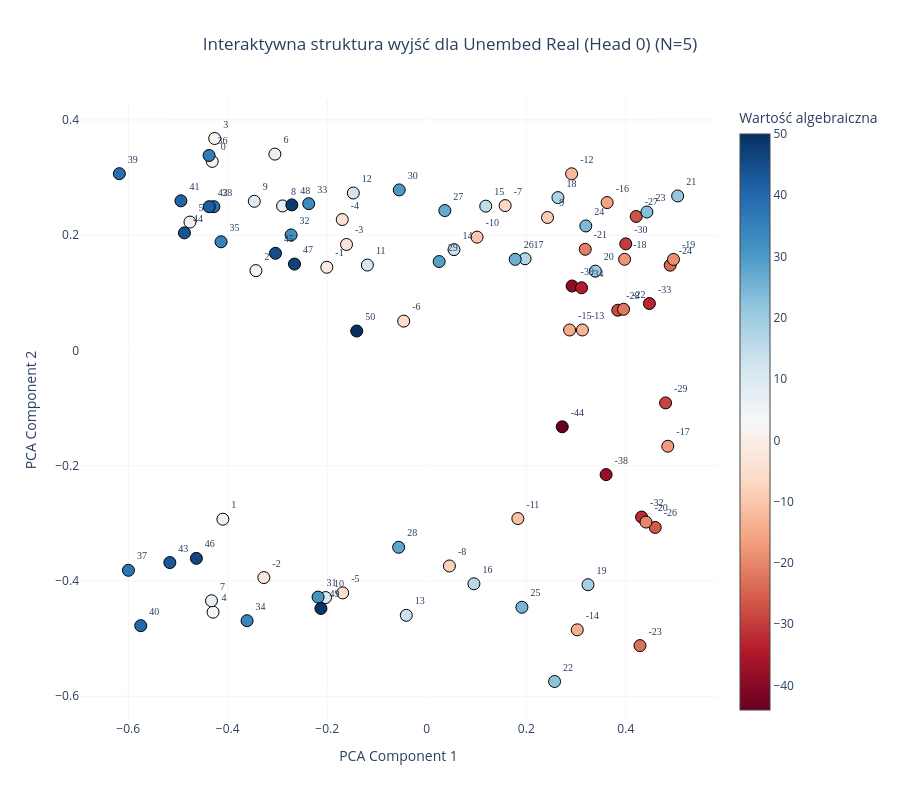
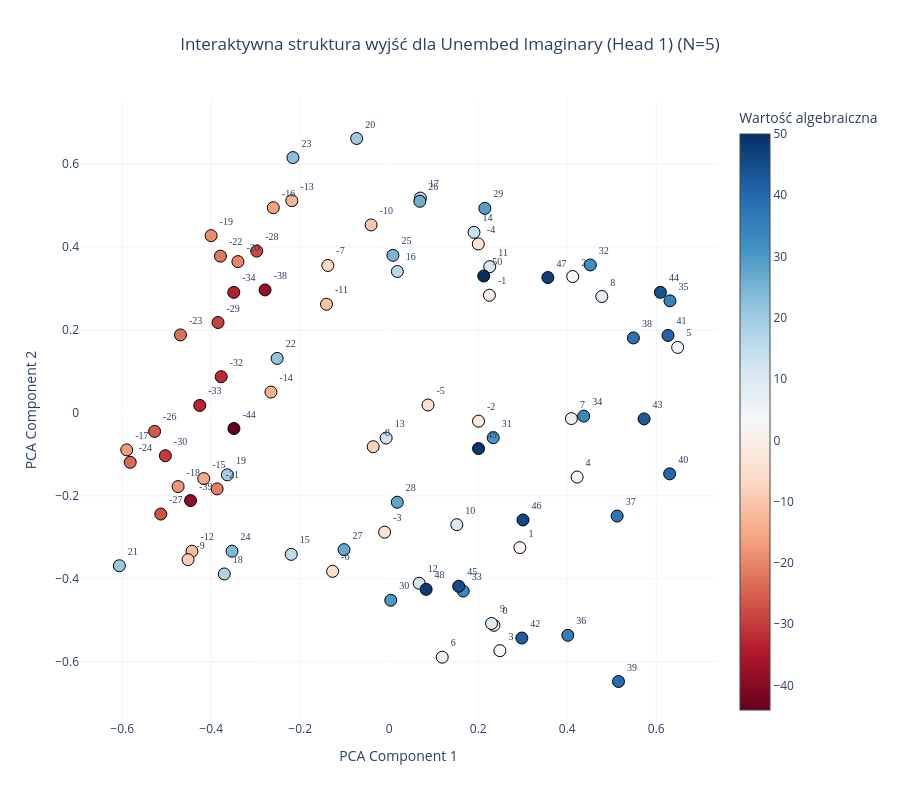

These figures' notebook cell, in order:
### Code cell
plot_output_head_plotly(model, N=5, head_idx=0)

plot_output_head_plotly(model, N=5, head_idx=1)

### Figure 1 — Plotly figure (JSON) as saved in the notebook; plotly's stock layout.template omitted (floating-point values rounded to 4 significant figures)
{"data": [{"hoverinfo": "text", "hovertext": ["Token ID: 6<br>Wartość: -44", "Token ID: 11<br>Wartość: -39", "Token ID: 12<br>Wartość: -38", "Token ID: 16<br>Wartość: -34", "Token ID: 17<br>Wartość: -33", "Token ID: 18<br>Wartość: -32", "Token ID: 20<br>Wartość: -30", "Token ID: 21<br>Wartość: -29", "Token ID: 22<br>Wartość: -28", "Token ID: 23<br>Wartość: -27", "Token ID: 24<br>Wartość: -26", "Token ID: 26<br>Wartość: -24", "Token ID: 27<br>Wartość: -23", "Token ID: 28<br>Wartość: -22", "Token ID: 29<br>Wartość: -21", "Token ID: 30<br>Wartość: -20", "Token ID: 31<br>Wartość: -19", "Token ID: 32<br>Wartość: -18", "Token ID: 33<br>Wartość: -17", "Token ID: 34<br>Wartość: -16", "Token ID: 35<br>Wartość: -15", "Token ID: 36<br>Wartość: -14", "Token ID: 37<br>Wartość: -13", "Token ID: 38<br>Wartość: -12", "Token ID: 39<br>Wartość: -11", "Token ID: 40<br>Wartość: -10", "Token ID: 41<br>Wartość: -9", "Token ID: 42<br>Wartość: -8", "Token ID: 43<br>Wartość: -7", "Token ID: 44<br>Wartość: -6", "Token ID: 45<br>Wartość: -5", "Token ID: 46<br>Wartość: -4", "Token ID: 47<br>Wartość: -3", "Token ID: 48<br>Wartość: -2", "Token ID: 49<br>Wartość: -1", "Token ID: 50<br>Wartość: 0", "Token ID: 51<br>Wartość: 1", "Token ID: 52<br>Wartość: 2", "Token ID: 53<br>Wartość: 3", "Token ID: 54<br>Wartość: 4", "Token ID: 55<br>Wartość: 5", "Token ID: 56<br>Wartość: 6", "Token ID: 57<br>Wartość: 7", "Token ID: 58<br>Wartość: 8", "Token ID: 59<br>Wartość: 9", "Token ID: 60<br>Wartość: 10", "Token ID: 61<br>Wartość: 11", "Token ID: 62<br>Wartość: 12", "Token ID: 63<br>Wartość: 13", "Token ID: 64<br>Wartość: 14", "Token ID: 65<br>Wartość: 15", "Token ID: 66<br>Wartość: 16", "Token ID: 67<br>Wartość: 17", "Token ID: 68<br>Wartość: 18", "Token ID: 69<br>Wartość: 19", "Token ID: 70<br>Wartość: 20", "Token ID: 71<br>Wartość: 21", "Token ID: 72<br>Wartość: 22", "Token ID: 73<br>Wartość: 23", "Token ID: 74<br>Wartość: 24", "Token ID: 75<br>Wartość: 25", "Token ID: 76<br>Wartość: 26", "Token ID: 77<br>Wartość: 27", "Token ID: 78<br>Wartość: 28", "Token ID: 79<br>Wartość: 29", "Token ID: 80<br>Wartość: 30", "Token ID: 81<br>Wartość: 31", "Token ID: 82<br>Wartość: 32", "Token ID: 83<br>Wartość: 33", "Token ID: 84<br>Wartość: 34", "Token ID: 85<br>Wartość: 35", "Token ID: 86<br>Wartość: 36", "Token ID: 87<br>Wartość: 37", "Token ID: 88<br>Wartość: 38", "Token ID: 89<br>Wartość: 39", "Token ID: 90<br>Wartość: 40", "Token ID: 91<br>Wartość: 41", "Token ID: 92<br>Wartość: 42", "Token ID: 93<br>Wartość: 43", "Token ID: 94<br>Wartość: 44", "Token ID: 95<br>Wartość: 45", "Token ID: 96<br>Wartość: 46", "Token ID: 97<br>Wartość: 47", "Token ID: 98<br>Wartość: 48", "Token ID: 99<br>Wartość: 49", "Token ID: 100<br>Wartość: 50"], "marker": {"color": [-44, -39, -38, -34, -33, -32, -30, -29, -28, -27, -26, -24, -23, -22, -21, -20, -19, -18, -17, -16, -15, -14, -13, -12, -11, -10, -9, -8, -7, -6, -5, -4, -3, -2, -1, 0, 1, 2, 3, 4, 5, 6, 7, 8, 9, 10, 11, 12, 13, 14, 15, 16, 17, 18, 19, 20, 21, 22, 23, 24, 25, 26, 27, 28, 29, 30, 31, 32, 33, 34, 35, 36, 37, 38, 39, 40, 41, 42, 43, 44, 45, 46, 47, 48, 49, 50], "colorbar": {"title": {"text": "Wartość algebraiczna"}}, "colorscale": [[0, "rgb(103,0,31)"], [0.1, "rgb(178,24,43)"], [0.2, "rgb(214,96,77)"], [0.3, "rgb(244,165,130)"], [0.4, "rgb(253,219,199)"], [0.5, "rgb(247,247,247)"], [0.6, "rgb(209,229,240)"], [0.7, "rgb(146,197,222)"], [0.8, "rgb(67,147,195)"], [0.9, "rgb(33,102,172)"], [1, "rgb(5,48,97)"]], "line": {"color": "Black", "width": 1}, "showscale": true, "size": 12}, "mode": "markers+text", "text": ["-44", "-39", "-38", "-34", "-33", "-32", "-30", "-29", "-28", "-27", "-26", "-24", "-23", "-22", "-21", "-20", "-19", "-18", "-17", "-16", "-15", "-14", "-13", "-12", "-11", "-10", "-9", "-8", "-7", "-6", "-5", "-4", "-3", "-2", "-1", "0", "1", "2", "3", "4", "5", "6", "7", "8", "9", "10", "11", "12", "13", "14", "15", "16", "17", "18", "19", "20", "21", "22", "23", "24", "25", "26", "27", "28", "29", "30", "31", "32", "33", "34", "35", "36", "37", "38", "39", "40", "41", "42", "43", "44", "45", "46", "47", "48", "49", "50"], "textfont": {"family": "Arial Black", "size": 10}, "textposition": "top right", "type": "scatter", "x": [0.2723, 0.292, 0.3604, 0.3111, 0.4474, 0.4317, 0.4, 0.4799, 0.3838, 0.4209, 0.4591, 0.4892, 0.4284, 0.3955, 0.3185, 0.4405, 0.4958, 0.3976, 0.4844, 0.3625, 0.287, 0.3024, 0.3128, 0.2911, 0.183, 0.1011, 0.2426, 0.0455, 0.1575, -0.04633, -0.1689, -0.1698, -0.1613, -0.3274, -0.2008, -0.4311, -0.4097, -0.3433, -0.4262, -0.4295, -0.4759, -0.3052, -0.4326, -0.2898, -0.3465, -0.2034, -0.1193, -0.1476, -0.04112, 0.05473, 0.1186, 0.09475, 0.1976, 0.2636, 0.324, 0.3388, 0.5042, 0.2569, 0.4424, 0.3196, 0.1912, 0.1777, 0.03634, -0.05652, 0.02492, -0.05531, -0.2184, -0.2726, -0.2372, -0.3611, -0.4134, -0.4374, -0.5995, -0.4278, -0.6178, -0.5747, -0.494, -0.4372, -0.5163, -0.487, -0.304, -0.463, -0.2658, -0.2711, -0.2127, -0.1407], "y": [-0.1325, 0.1119, -0.2154, 0.1088, 0.0814, -0.2891, 0.185, -0.09098, 0.06984, 0.2325, -0.3071, 0.148, -0.5121, 0.07145, 0.1756, -0.2977, 0.158, 0.1582, -0.1662, 0.2566, 0.03553, -0.4847, 0.03558, 0.3065, -0.2917, 0.1967, 0.2307, -0.3739, 0.2514, 0.05091, -0.4206, 0.2272, 0.1839, -0.394, 0.1444, 0.328, -0.2928, 0.1385, 0.3678, -0.4541, 0.2228, 0.3407, -0.4343, 0.2508, 0.2588, -0.4287, 0.1482, 0.2732, -0.4595, 0.175, 0.2504, -0.4048, 0.1591, 0.2652, -0.4064, 0.1375, 0.2681, -0.5744, 0.2403, 0.2161, -0.4455, 0.1581, 0.2427, -0.3415, 0.1543, 0.2786, -0.4279, 0.2004, 0.2547, -0.4689, 0.1885, 0.3383, -0.3815, 0.2495, 0.3068, -0.4775, 0.2596, 0.2495, -0.368, 0.204, 0.1686, -0.3607, 0.1499, 0.2526, -0.4476, 0.03374]}], "layout": {"height": 800, "paper_bgcolor": "white", "plot_bgcolor": "white", "showlegend": false, "title": {"text": "Interaktywna struktura wyjść dla Unembed Real (Head 0) (N=5)", "x": 0.5, "xanchor": "center"}, "width": 900, "xaxis": {"gridcolor": "rgba(200,200,200,0.2)", "title": {"text": "PCA Component 1"}}, "yaxis": {"gridcolor": "rgba(200,200,200,0.2)", "title": {"text": "PCA Component 2"}}}}

### Figure 2 — Plotly figure (JSON) as saved in the notebook; plotly's stock layout.template omitted (floating-point values rounded to 4 significant figures)
{"data": [{"hoverinfo": "text", "hovertext": ["Token ID: 6<br>Wartość: -44", "Token ID: 11<br>Wartość: -39", "Token ID: 12<br>Wartość: -38", "Token ID: 16<br>Wartość: -34", "Token ID: 17<br>Wartość: -33", "Token ID: 18<br>Wartość: -32", "Token ID: 20<br>Wartość: -30", "Token ID: 21<br>Wartość: -29", "Token ID: 22<br>Wartość: -28", "Token ID: 23<br>Wartość: -27", "Token ID: 24<br>Wartość: -26", "Token ID: 26<br>Wartość: -24", "Token ID: 27<br>Wartość: -23", "Token ID: 28<br>Wartość: -22", "Token ID: 29<br>Wartość: -21", "Token ID: 30<br>Wartość: -20", "Token ID: 31<br>Wartość: -19", "Token ID: 32<br>Wartość: -18", "Token ID: 33<br>Wartość: -17", "Token ID: 34<br>Wartość: -16", "Token ID: 35<br>Wartość: -15", "Token ID: 36<br>Wartość: -14", "Token ID: 37<br>Wartość: -13", "Token ID: 38<br>Wartość: -12", "Token ID: 39<br>Wartość: -11", "Token ID: 40<br>Wartość: -10", "Token ID: 41<br>Wartość: -9", "Token ID: 42<br>Wartość: -8", "Token ID: 43<br>Wartość: -7", "Token ID: 44<br>Wartość: -6", "Token ID: 45<br>Wartość: -5", "Token ID: 46<br>Wartość: -4", "Token ID: 47<br>Wartość: -3", "Token ID: 48<br>Wartość: -2", "Token ID: 49<br>Wartość: -1", "Token ID: 50<br>Wartość: 0", "Token ID: 51<br>Wartość: 1", "Token ID: 52<br>Wartość: 2", "Token ID: 53<br>Wartość: 3", "Token ID: 54<br>Wartość: 4", "Token ID: 55<br>Wartość: 5", "Token ID: 56<br>Wartość: 6", "Token ID: 57<br>Wartość: 7", "Token ID: 58<br>Wartość: 8", "Token ID: 59<br>Wartość: 9", "Token ID: 60<br>Wartość: 10", "Token ID: 61<br>Wartość: 11", "Token ID: 62<br>Wartość: 12", "Token ID: 63<br>Wartość: 13", "Token ID: 64<br>Wartość: 14", "Token ID: 65<br>Wartość: 15", "Token ID: 66<br>Wartość: 16", "Token ID: 67<br>Wartość: 17", "Token ID: 68<br>Wartość: 18", "Token ID: 69<br>Wartość: 19", "Token ID: 70<br>Wartość: 20", "Token ID: 71<br>Wartość: 21", "Token ID: 72<br>Wartość: 22", "Token ID: 73<br>Wartość: 23", "Token ID: 74<br>Wartość: 24", "Token ID: 75<br>Wartość: 25", "Token ID: 76<br>Wartość: 26", "Token ID: 77<br>Wartość: 27", "Token ID: 78<br>Wartość: 28", "Token ID: 79<br>Wartość: 29", "Token ID: 80<br>Wartość: 30", "Token ID: 81<br>Wartość: 31", "Token ID: 82<br>Wartość: 32", "Token ID: 83<br>Wartość: 33", "Token ID: 84<br>Wartość: 34", "Token ID: 85<br>Wartość: 35", "Token ID: 86<br>Wartość: 36", "Token ID: 87<br>Wartość: 37", "Token ID: 88<br>Wartość: 38", "Token ID: 89<br>Wartość: 39", "Token ID: 90<br>Wartość: 40", "Token ID: 91<br>Wartość: 41", "Token ID: 92<br>Wartość: 42", "Token ID: 93<br>Wartość: 43", "Token ID: 94<br>Wartość: 44", "Token ID: 95<br>Wartość: 45", "Token ID: 96<br>Wartość: 46", "Token ID: 97<br>Wartość: 47", "Token ID: 98<br>Wartość: 48", "Token ID: 99<br>Wartość: 49", "Token ID: 100<br>Wartość: 50"], "marker": {"color": [-44, -39, -38, -34, -33, -32, -30, -29, -28, -27, -26, -24, -23, -22, -21, -20, -19, -18, -17, -16, -15, -14, -13, -12, -11, -10, -9, -8, -7, -6, -5, -4, -3, -2, -1, 0, 1, 2, 3, 4, 5, 6, 7, 8, 9, 10, 11, 12, 13, 14, 15, 16, 17, 18, 19, 20, 21, 22, 23, 24, 25, 26, 27, 28, 29, 30, 31, 32, 33, 34, 35, 36, 37, 38, 39, 40, 41, 42, 43, 44, 45, 46, 47, 48, 49, 50], "colorbar": {"title": {"text": "Wartość algebraiczna"}}, "colorscale": [[0, "rgb(103,0,31)"], [0.1, "rgb(178,24,43)"], [0.2, "rgb(214,96,77)"], [0.3, "rgb(244,165,130)"], [0.4, "rgb(253,219,199)"], [0.5, "rgb(247,247,247)"], [0.6, "rgb(209,229,240)"], [0.7, "rgb(146,197,222)"], [0.8, "rgb(67,147,195)"], [0.9, "rgb(33,102,172)"], [1, "rgb(5,48,97)"]], "line": {"color": "Black", "width": 1}, "showscale": true, "size": 12}, "mode": "markers+text", "text": ["-44", "-39", "-38", "-34", "-33", "-32", "-30", "-29", "-28", "-27", "-26", "-24", "-23", "-22", "-21", "-20", "-19", "-18", "-17", "-16", "-15", "-14", "-13", "-12", "-11", "-10", "-9", "-8", "-7", "-6", "-5", "-4", "-3", "-2", "-1", "0", "1", "2", "3", "4", "5", "6", "7", "8", "9", "10", "11", "12", "13", "14", "15", "16", "17", "18", "19", "20", "21", "22", "23", "24", "25", "26", "27", "28", "29", "30", "31", "32", "33", "34", "35", "36", "37", "38", "39", "40", "41", "42", "43", "44", "45", "46", "47", "48", "49", "50"], "textfont": {"family": "Arial Black", "size": 10}, "textposition": "top right", "type": "scatter", "x": [-0.349, -0.4464, -0.279, -0.3493, -0.4258, -0.3776, -0.503, -0.3847, -0.2978, -0.5133, -0.5272, -0.582, -0.4691, -0.3792, -0.3867, -0.34, -0.4003, -0.4745, -0.5898, -0.2605, -0.4168, -0.2658, -0.2189, -0.4433, -0.1409, -0.04066, -0.4521, -0.03603, -0.138, -0.1272, 0.08716, 0.2002, -0.01032, 0.2007, 0.2251, 0.2352, 0.2936, 0.4123, 0.2486, 0.4222, 0.6481, 0.1191, 0.4093, 0.4777, 0.2299, 0.1519, 0.2259, 0.06725, -0.006916, 0.1905, -0.2202, 0.01831, 0.07002, -0.3706, -0.3637, -0.07321, -0.6064, -0.2518, -0.2164, -0.3532, 0.00828, 0.06872, -0.1016, 0.01805, 0.2149, 0.003441, 0.2337, 0.452, 0.1662, 0.4371, 0.6308, 0.4012, 0.5121, 0.5487, 0.5152, 0.6302, 0.6265, 0.298, 0.5727, 0.6093, 0.1561, 0.3006, 0.3565, 0.08287, 0.2007, 0.2124], "y": [-0.03771, -0.2115, 0.2966, 0.2907, 0.01799, 0.08722, -0.1034, 0.218, 0.3902, -0.244, -0.04462, -0.1192, 0.1881, 0.3781, -0.1833, 0.3649, 0.4276, -0.1777, -0.08923, 0.4949, -0.1585, 0.0502, 0.5119, -0.3338, 0.262, 0.4534, -0.354, -0.08156, 0.3556, -0.3822, 0.01906, 0.4075, -0.2878, -0.01996, 0.2838, -0.5123, -0.325, 0.3289, -0.5735, -0.1548, 0.1579, -0.5892, -0.01371, 0.2808, -0.5079, -0.2697, 0.3527, -0.4109, -0.06063, 0.4355, -0.3412, 0.3411, 0.5182, -0.3885, -0.1494, 0.6619, -0.3687, 0.1314, 0.6158, -0.3335, 0.3801, 0.5104, -0.3298, -0.2155, 0.4933, -0.452, -0.05981, 0.3569, -0.4297, -0.007776, 0.2702, -0.5365, -0.2488, 0.1809, -0.6479, -0.147, 0.1868, -0.5431, -0.01443, 0.2908, -0.4182, -0.2582, 0.3265, -0.4257, -0.08608, 0.3302]}], "layout": {"height": 800, "paper_bgcolor": "white", "plot_bgcolor": "white", "showlegend": false, "title": {"text": "Interaktywna struktura wyjść dla Unembed Imaginary (Head 1) (N=5)", "x": 0.5, "xanchor": "center"}, "width": 900, "xaxis": {"gridcolor": "rgba(200,200,200,0.2)", "title": {"text": "PCA Component 1"}}, "yaxis": {"gridcolor": "rgba(200,200,200,0.2)", "title": {"text": "PCA Component 2"}}}}
